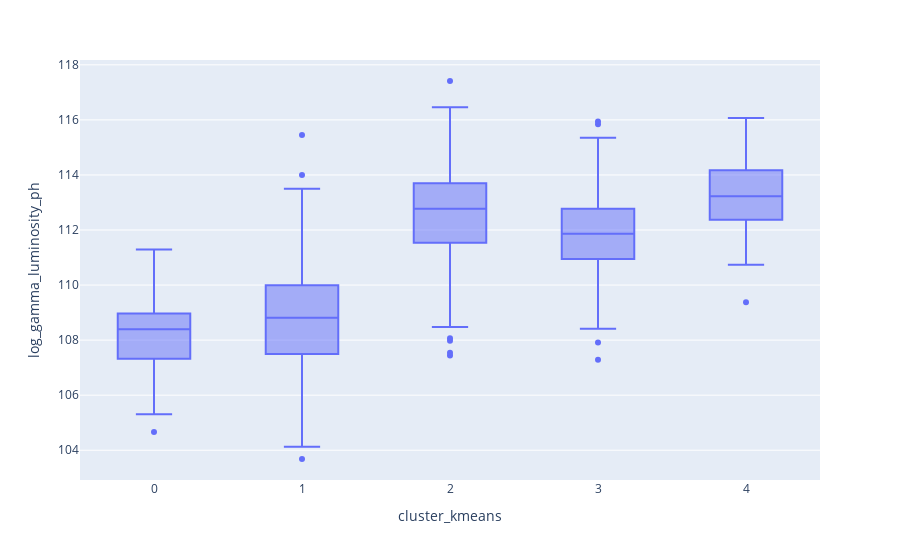

Notebook source saved alongside this figure:
### Code cell
px.box(final_df, y='log_gamma_luminosity_ph', x='cluster_kmeans')

### Figure 1 — Plotly figure (JSON) as saved in the notebook; plotly's stock layout.template omitted (floating-point values rounded to 4 significant figures; data arrays with more than 128 entries replaced by an {"elided": "..."} marker saying what was removed)
{"data": [{"alignmentgroup": "True", "hovertemplate": "cluster_kmeans=%{x}<br>log_gamma_luminosity_ph=%{y}<extra></extra>", "legendgroup": "", "marker": {"color": "#636efa"}, "name": "", "notched": false, "offsetgroup": "", "orientation": "v", "showlegend": false, "type": "box", "x": {"elided": "3561 int values"}, "x0": " ", "xaxis": "x", "y": {"elided": "3561 float values"}, "y0": " ", "yaxis": "y"}], "layout": {"boxmode": "group", "legend": {"tracegroupgap": 0}, "margin": {"t": 60}, "xaxis": {"anchor": "y", "domain": [0, 1], "title": {"text": "cluster_kmeans"}}, "yaxis": {"anchor": "x", "domain": [0, 1], "title": {"text": "log_gamma_luminosity_ph"}}}}
